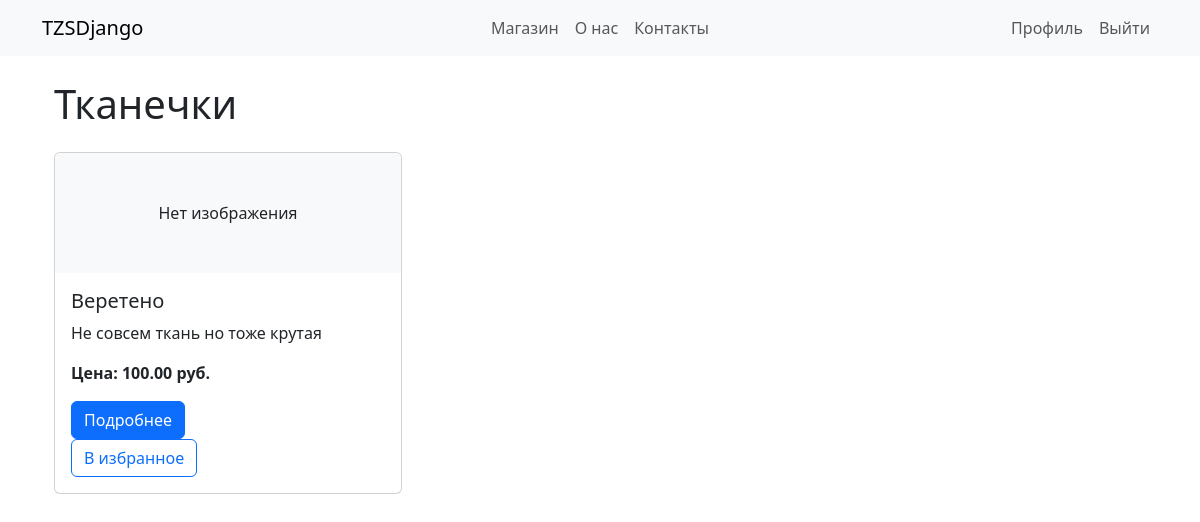
/category/3/ (signed in), run on the app's committed database.
### Store/models.py (models this page shows, shortened)
class Category(models.Model):
    name = models.CharField(max_length=255)

class Product(models.Model):
    category = models.ForeignKey(
        Category, on_delete=models.SET_NULL, null=True, blank=True
    )
    name = models.CharField(max_length=255)
    description = models.TextField()
    price = models.DecimalField(max_digits=10, decimal_places=2)
    image = models.ImageField(upload_to='products/', null=True, blank=True)

### Store/views.py (the view)
# urls.py: path('category/<int:category_id>/', CategoryProductsView, name='category_products'),# Список товаров по категории
def CategoryProductsView(request, category_id):
    category = get_object_or_404(Category, id=category_id)
    products = Product.objects.filter(category=category)
    context = {
        'category': category,
        'products': products
    }
    return render(request, 'category_products.html', context)

### Store/templates/category_products.html (shortened to what this page needs)
{% extends 'base.html' %}
{% block content %}
    <div class="container">
        <h1 class="mb-4">{{ category.name }}</h1>
        {% if products %}
            <div class="row row-cols-1 row-cols-md-3 g-4">
                {% for product in products %}
                    <div class="col">
                        <div class="card h-100">
                            {% if product.image %}
                                <img src="{{ product.image.url }}" class="card-img-top" alt="{{ product.name }}">
                            {% else %}
                                <div class="card-img-top bg-light text-center py-5">Нет изображения</div>
                            {% endif %}
                            <div class="card-body">
                                <h5 class="card-title">{{ product.name }}</h5>
                                {% if product.description %}
                                    <p class="card-text">{{ product.description|truncatewords:20 }}</p>
                                {% endif %}
                                <p class="card-text"><strong>Цена: {{ product.price }} руб.</strong></p>
                                <a href="{% url 'product_detail' product.id %}" class="btn btn-primary">Подробнее</a>
                                {% if request.user.is_authenticated %}
                                    <form action="{% url 'toggle_favorite' product.id %}" method="post">
                                        {% if product in request.user.favorites.all %}
                                            <button type="submit" class="btn btn-danger">Убрать из избранного</button>
                                        {% else %}
                                            <button type="submit" class="btn btn-outline-primary">В избранное</button>
                                        {% endif %}
                                    </form>
                                {% endif %}
                            </div>
                        </div>
                    </div>
                {% endfor %}
            </div>
        {% else %}
            <p>В данной категории пока нет товаров.</p>
        {% endif %}
    </div>
{% endblock %}

### data on the page
Category: name "Тканечки"
Product: image "Нет изображения", name "Веретено", description "Не совсем ткань но тоже крутая", price "100.00", shows "В избранное"
